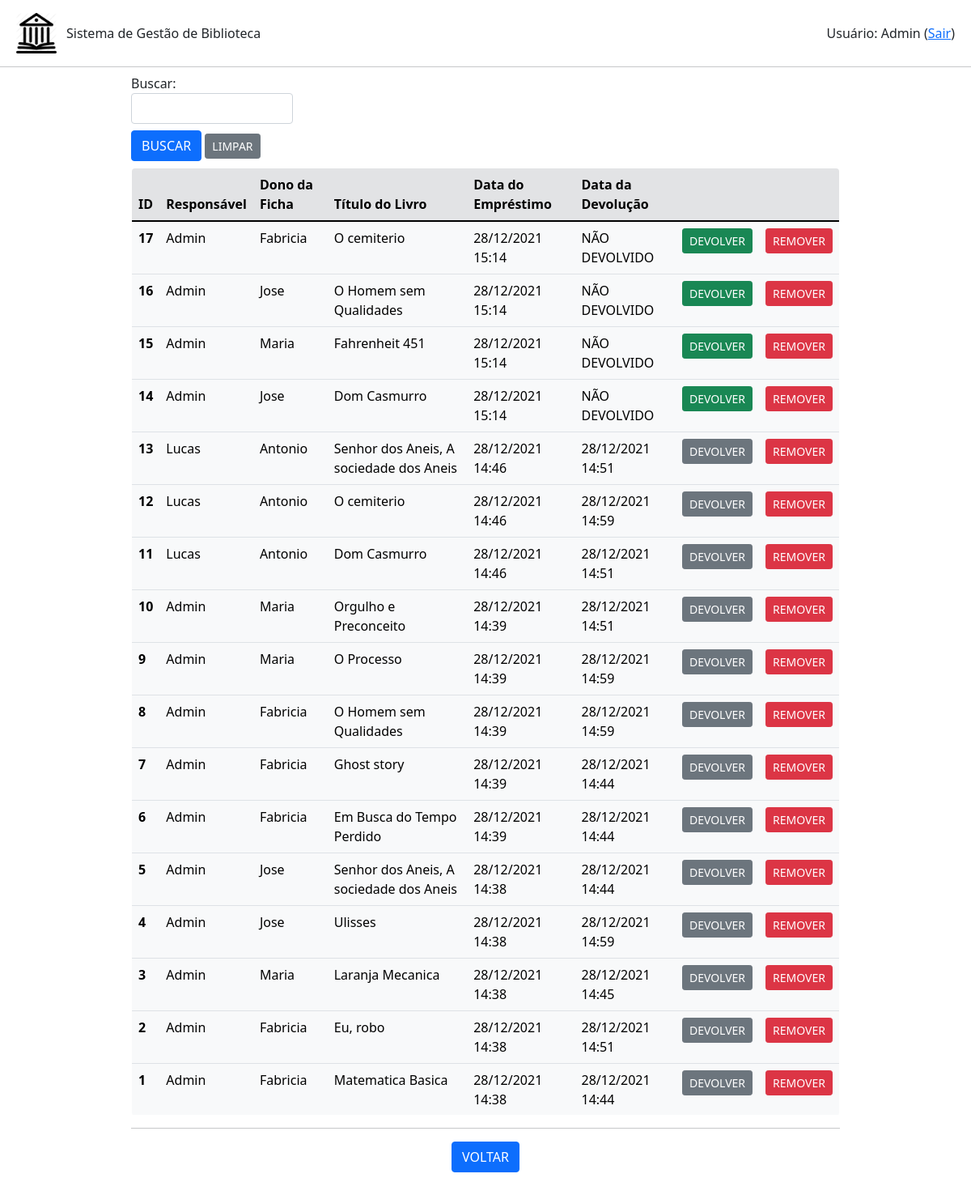
Page /emprestimo/listar (signed in) on the earlier database version.
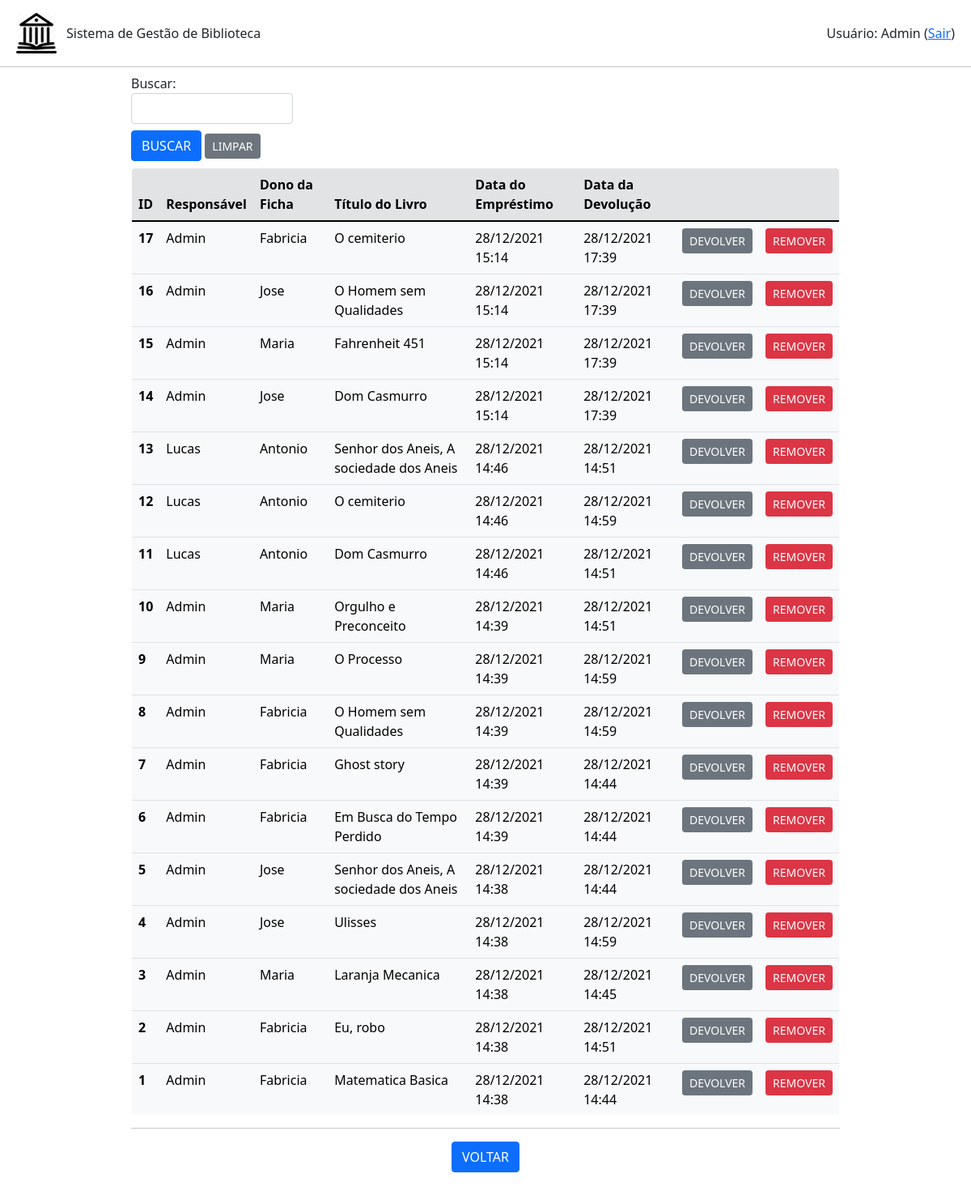
Same page on the later database version.
### emprestimo.py (models this page shows, shortened)
class Emprestimo(db.Model):
    id = db.Column(db.Integer, primary_key=True)
    id_usuario = db.Column(db.Integer,db.ForeignKey('usuario.id'))
    id_livro = db.Column(db.Integer,db.ForeignKey('livro.id'))
    id_ficha = db.Column(db.Integer,db.ForeignKey('ficha.id'))
    data_emprestimo = db.Column(db.DateTime, unique=False, nullable=False)
    data_devolucao = db.Column(db.DateTime, unique=False, nullable=True)

### usuario.py (models this page shows, shortened)
class Usuario(db.Model):
    id = db.Column(db.Integer, primary_key=True)
    nome = db.Column(db.String(200), unique=False, nullable=False)
    username = db.Column(db.String(80), unique=True, nullable=False)
    email = db.Column(db.String(120), unique=True, nullable=False)
    telefone = db.Column(db.String(20),unique=False, nullable=False)
    senha = db.Column(db.String(80), unique=False, nullable=False)
    admin = db.Column(db.Boolean(), default=False)
    emprestimo = db.relationship('Emprestimo', backref='usuario', lazy=True)

### ficha.py (models this page shows, shortened)
class Ficha(db.Model):
    id = db.Column(db.Integer, primary_key=True)
    nome = db.Column(db.String(200), unique=False, nullable=False)
    cpf = db.Column(db.String(20), unique=True, nullable=False)
    email = db.Column(db.String(120), unique=True, nullable=False)
    ativo = db.Column(db.Boolean(), default=False)
    qtdLivros = db.Column(db.Integer, unique=False, nullable=False)
    totalLivros = db.Column(db.Integer, unique=False, nullable=False)
    emprestimo = db.relationship('Emprestimo', backref='ficha', lazy=True)

### livro.py (models this page shows, shortened)
class Livro(db.Model):
    id = db.Column(db.Integer, primary_key=True)
    titulo = db.Column(db.String(200), unique=False, nullable=False)
    autor = db.Column(db.String(80), unique=False, nullable=False)
    genero = db.Column(db.String(120), unique=False, nullable=False)
    disponivel = db.Column(db.Boolean, default=True)
    emprestimo = db.relationship('Emprestimo', backref='livro', lazy=True)

### app.py (the view, shortened to what this page needs)
@app.route('/emprestimo/listar', methods=['POST','GET'])
def listar_emprestimos():
    if session.get('autenticado',False)==False:
        flash(u'Login necessário!', category='warning')
        return(redirect(url_for('login')))
    form = BuscaForm()
    emprestimos = Emprestimo.query.order_by(Emprestimo.data_emprestimo.desc()).all()
    return(render_template('emprestimos.html', emprestimos=emprestimos, form=form, action=url_for('listar_emprestimos')))

### formBusca.py
class BuscaForm(FlaskForm):
    campo = StringField('Buscar: ', validators=[DataRequired()])
    enviar = SubmitField('BUSCAR')

### templates/emprestimos.html (shortened to what this page needs)
{% extends "base.html" %}
{% block conteudo %}
<div class="container-fluid mx-auto mb-1" style="width: 75%; max-height: 100vh;">
    {% from 'bootstrap/form.html' import render_field %}
    <form method="post">
        <div class="mt-2" style="width: 200px;">
            {{ render_field(form.campo) }}
        </div>
        <div class="mt-2 mb-2">
            {{ render_field(form.enviar, button_style="primary", button_size="sm") }}
            <a class="btn btn-secondary btn-sm" href="{{url_for('listar_emprestimos')}}" role="button">LIMPAR</a>
        </div>
    </form>
    <div style="max-height: 60vh; overflow-y: auto;">
        <table class=" table table-light border rounded-3" style="overflow: hidden;">
            <thead>
            <tr class="table-secondary">
                <th scope="col">ID</th>
                <th scope="col">Responsável</th>
                <th scope="col">Dono da Ficha</th>
                <th scope="col">Título do Livro</th>
                <th scope="col">Data do Empréstimo</th>
                <th scope="col">Data da Devolução</th>
                <th scope="col"></th>
                <th scope="col"></th>
            </tr>
            </thead>
            <tbod>
                {% for emprestimo in emprestimos %}
                    <tr>
                        <th scope="row">{{emprestimo.id}}</th>
                        {% if emprestimo.usuario is not none %}
                            <td>{{emprestimo.usuario.nome}}</td>
                        {% else %}
                            <td>Sem dados</td>
                        {% endif %}
                        {% if emprestimo.ficha is not none %}
                            <td>{{emprestimo.ficha.nome}}</td>
                        {% else %}
                            <td>Sem dados</td>
                        {% endif %}
                        {% if emprestimo.livro is not none %}
                            <td>{{emprestimo.livro.titulo}}</td>
                        {% else %}
                            <td>Sem dados</td>
                        {% endif %}
                        <td>{{emprestimo.data_emprestimo.strftime('%d/%m/%Y %H:%M')}}</td>
                        {% if emprestimo.data_devolucao is not none %}
                            <td>{{emprestimo.data_devolucao.strftime('%d/%m/%Y %H:%M')}}</td>
                            <td class="text-center">
                                <a class="btn btn-secondary btn-sm" href="{{url_for('devolver_emprestimo',id_emprestimo=emprestimo.id)}}" role="button">DEVOLVER</a>
                            </td>
                        {% else %}
                            <td>NÃO DEVOLVIDO</td>
                            <td class="text-center">
                                <a class="btn btn-success btn-sm" href="{{url_for('devolver_emprestimo',id_emprestimo=emprestimo.id)}}" role="button">DEVOLVER</a>
                            </td>
                        {% endif %}
                        <td class="text-center"><a class="btn btn-danger btn-sm" href="{{url_for('remover_emprestimo',id_emprestimo=emprestimo.id)}}" role="button">REMOVER</a></td>
                    </tr>
                {% endfor %}
        </table>
    </div>
    <hr>
    <div class="row text-center">
        <div class="col mr-1">
            <a class="btn btn-primary" href="{{url_for('root')}}" role="button">VOLTAR</a>
        </div>
    </div>
</div>
{% endblock %}

### templates/base.html (shortened to what this page needs)
<!DOCTYPE html>
<html>
    <head>
      <link href="https://cdn.jsdelivr.net/npm/bootstrap@5.1.3/dist/css/bootstrap.min.css" rel="stylesheet">
    </head>
  <body>
    <div class="row mx-0 mb-3 mt-3">
      <div class="col-md-auto ms-2 my-auto" style="width: 62px;">
          <img src="{{url_for('static', filename='Biblioteca_icon.png')}}" style="width: 50px; height: 50px;">
      </div>
      <div class="col my-auto" style="height: 100%;">
        Sistema de Gestão de Biblioteca
      </div>
      <div class="col text-end me-2 my-auto" style="height: 100%;">
        {% if session.get('autenticado',False)==False %}
          <a class="btn btn-primary" href="{{url_for('login')}}" role="button">Entrar</a>
        {% else %}
          Usuário: {{session.get('nome')}}
          (<a href="{{url_for('logout')}}">Sair</a>)
        {% endif %}
      </div>
    </div>
    <hr class="my-0">
    {% block conteudo %}
    {% endblock %}
  </body>
</html>

Differences in the rows shown:
changed Emprestimo id 17: data_devolucao (not shown) → "28/12/2021 17:39"; no longer shows "NÃO DEVOLVIDO"
changed Emprestimo id 16: data_devolucao (not shown) → "28/12/2021 17:39"; no longer shows "NÃO DEVOLVIDO"
changed Emprestimo "Fahrenheit 451": data_devolucao (not shown) → "28/12/2021 17:39"; no longer shows "NÃO DEVOLVIDO"
changed Emprestimo id 14: data_devolucao (not shown) → "28/12/2021 17:39"; no longer shows "NÃO DEVOLVIDO"
